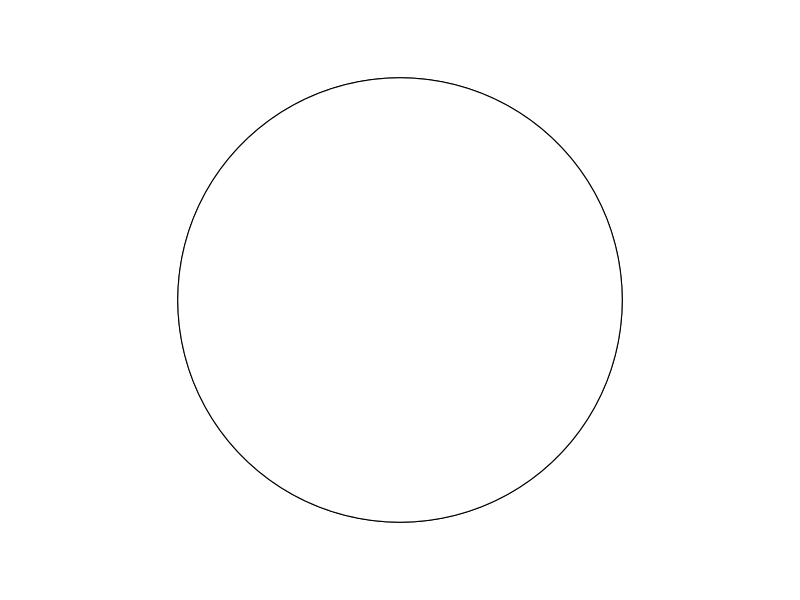
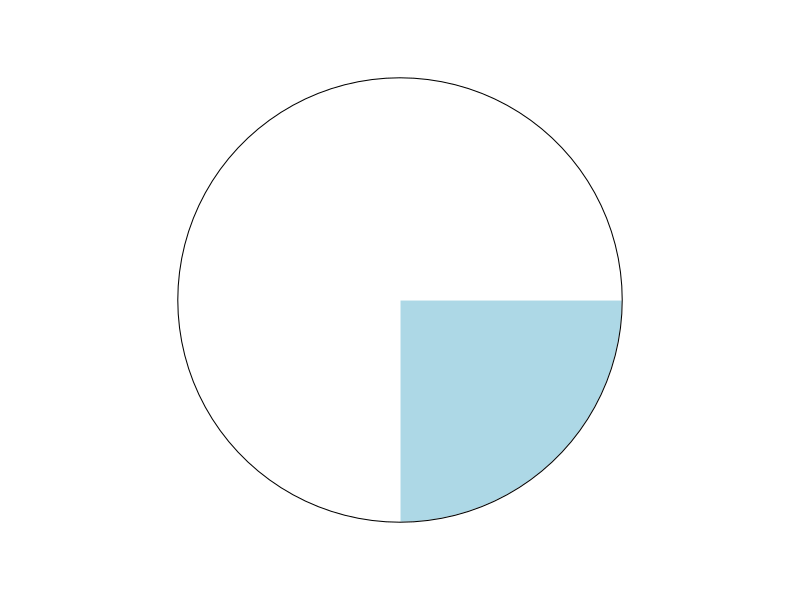
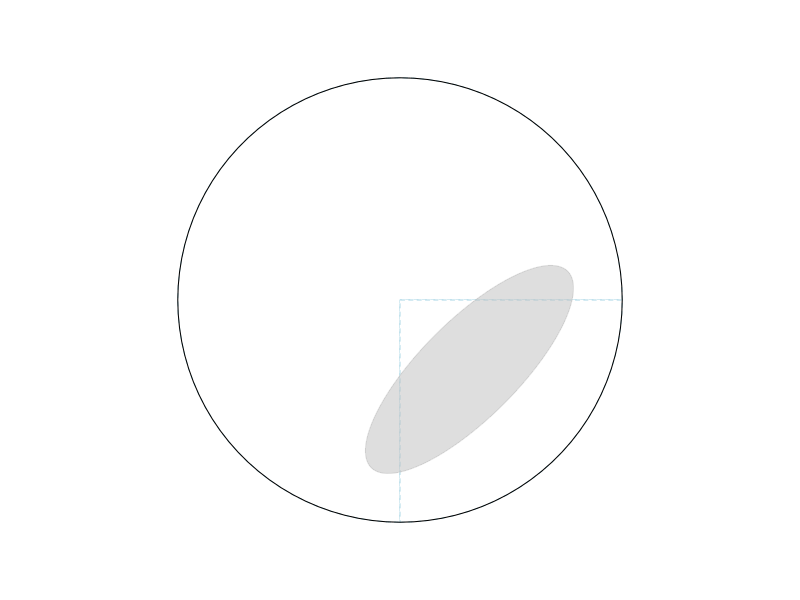
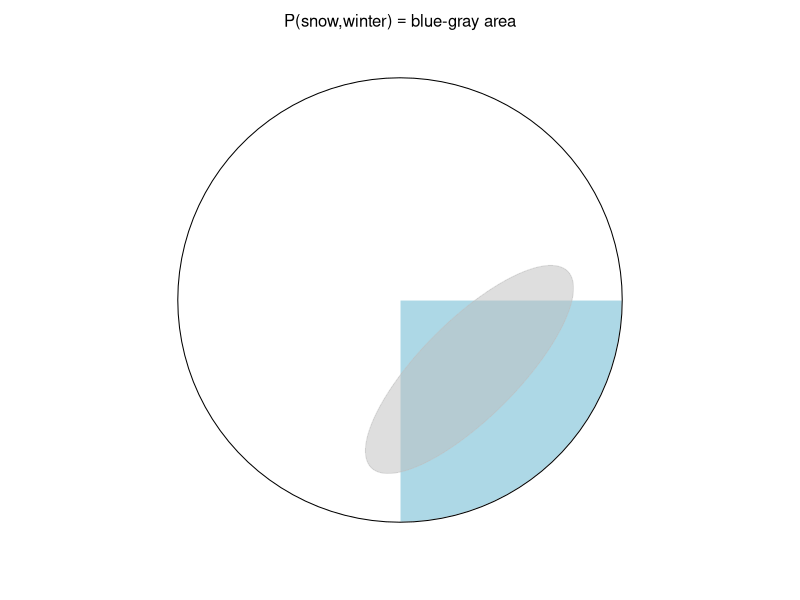
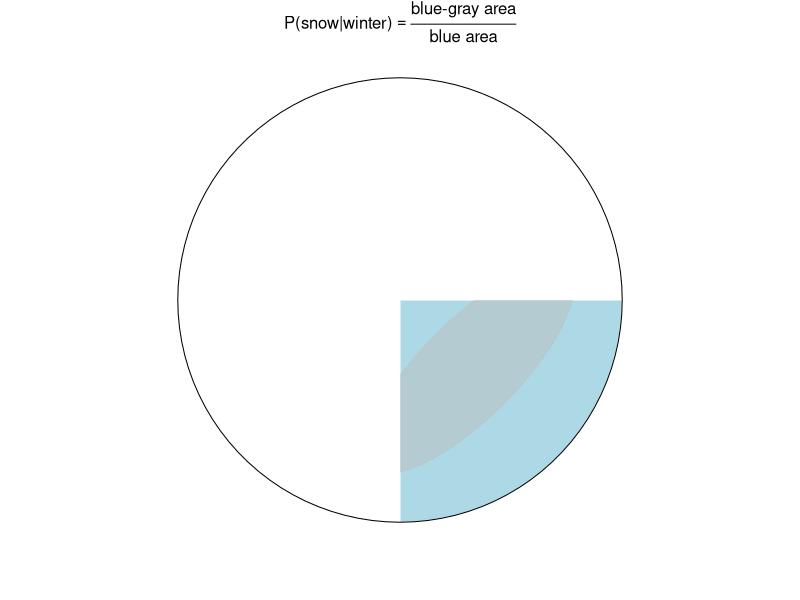
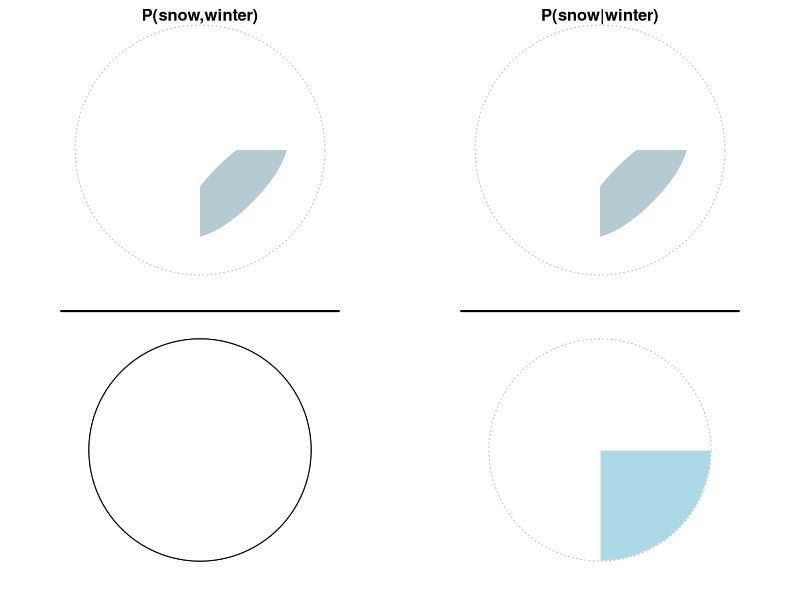
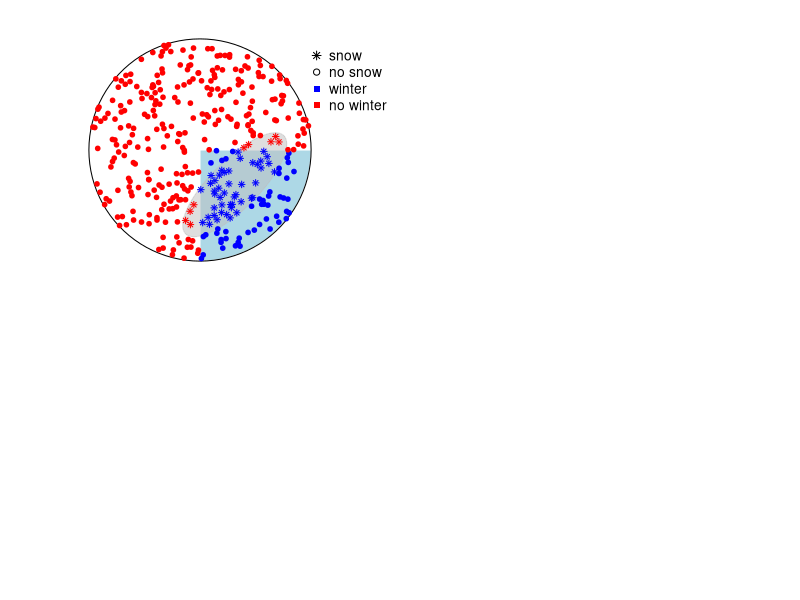
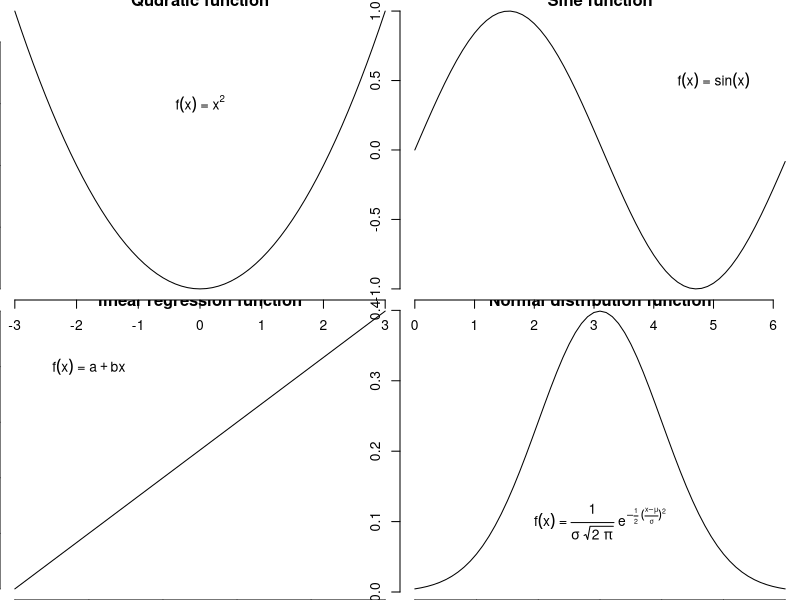

Write the R code that produced these figures, in order.
## ---- chunk 1
knitr::opts_chunk$set(echo = TRUE, dpi = 300, fig.align = 'center')
## ---- chunk 2
library(plotrix)
library(magrittr)
par(mar = c(0,0,0,0))
pie(c(3,1), labels = "")
draw.circle(0,0,.8, col ="white")
## ---- chunk 3
draw_pie = function() {
  par(mar = c(0,0,0,0))
  pie(c(3,1), labels = "", border = "white")
  draw.circle(0,0,.8)
}
draw_pie()
## ---- chunk 4
e.rot = 45
h.e = .25
k.e = -.25
a.e = .5
b.e = .175
draw_ellipse = function() {
  draw.ellipse(h.e,k.e,a.e,b.e , angle = e.rot,
               col = adjustcolor("grey",alpha = .5),
               border = adjustcolor("grey",alpha = .5)) 
}
par(mar = c(0,0,0,0))
pie(c(3,1), labels = "", border = "lightblue", col = "white", lty = 2)
draw.circle(0,0,.8, col =adjustcolor("white",alpha = 0))
draw_ellipse()
## ---- chunk 5
draw_pie()
e.rot = 45
h.e = .25
k.e = -.25
a.e = .5
b.e = .175
draw_ellipse = function() {
  draw.ellipse(h.e,k.e,a.e,b.e , angle = e.rot,
               col = adjustcolor("grey",alpha = .5),
               border = adjustcolor("grey",alpha = .5)) 
}
draw_ellipse()
text(0,1,expression("P(snow,winter)" =="blue-gray area"))
## ---- chunk 6
par(mar = c(0,0,0,0))
pie(c(3,1), labels = "", border = "white")
draw.circle(0,0,.8)
text(0,1,expression("P(snow|winter)" == frac("blue-gray area", "blue area")))
draw_ellipse()
rect(0,0,.7,.2, col = "white", border = NA)
rect(0,0,-.2,-.7, col = "white", border = NA)
## ---- chunk 7
par(mar = c(0,0,0,0), mfrow = c(2,2))

pie(c(3,1), labels = "", ylim = c(0,-.5))
draw.circle(0,0,.9, col ="white", lty = 3, border = "grey")
draw.ellipse(h.e,k.e,a.e,b.e , col = "lightblue", angle = e.rot, border = "lightblue")
draw_ellipse()
rect(0,0,.7,.2, col = "white", border = NA)
rect(0,0,-.2,-.7, col = "white", border = NA)
title("P(snow,winter)",line = -1.25)

pie(c(3,1), labels = "", ylim = c(0,-.5))
draw.circle(0,0,.9, col ="white", lty = 3, border = "grey")
draw.ellipse(h.e,k.e,a.e,b.e , col = "lightblue", angle = e.rot, border = "lightblue")
draw_ellipse()
rect(0,0,.7,.2, col = "white", border = NA)
rect(0,0,-.2,-.7, col = "white", border = NA)
title("P(snow|winter)",line = -1.25)

pie(c(3,1), labels = "")
draw.circle(0,0,.8, col ="white")
lines(c(-1,1),c(1,1), lwd = 2)

pie(c(3,1), labels = "", border = "white")
draw.circle(0,0,.8, lty = 3, border = "grey")
lines(c(-1,1),c(1,1), lwd = 2)
## ---- chunk 8
shift_rotate = function(xy,shift_x, shift_y, angle) {
  theta = 2*pi/(1/(angle/360))
  trans.mat = transf = matrix(c(cos(theta),-sin(theta),sin(theta),cos(theta)),nrow = 2)
  
  x.e = xy[1] - shift_x
  y.e = xy[2] - shift_y
  
  xy_transf = trans.mat %*% matrix(c(x.e,y.e))
  
  return(xy.r = c(
    x.r = shift_x + xy_transf[1],
    y.r = shift_y + xy_transf[2]  
  ))
}

in_ellipse = function(xy,h,k,a,b, e.rot) {
  xy.r = shift_rotate(xy,h,k,e.rot)
  (xy.r[1]-h)^2/a^2 + (xy.r[2]-k)^2/b^2 <= 1
}

rpoint_in_circle = function() {
  r = 0.8 * sqrt(runif(1))
  theta = runif(1) * 2 * pi
  return(c(0 + r * cos(theta),
           0 + r * sin(theta)))
}

## ---- chunk 9
set.seed(123)

# draw the background
draw_pie()
draw_ellipse()

N = 365
is.winter = vector(length = N) # vector to count winter days
is.snow = vector(length = N) # vector to count snow days

for (k in 1:N) {
  # generate random point with custom function
  xy = rpoint_in_circle()
  
  # check if it is a snow day, i.e. in ellipse, with custom function
  is.snow[k] = in_ellipse(xy,h.e,k.e,a.e,b.e,e.rot)
  # check if it is a winter day
  is.winter[k] = xy[1] > 0 & xy[2] < 0
  
  # plot points
  points(xy[1],xy[2],
         pch = ifelse(is.snow[k] == T,8,21), cex = .75,
         bg = ifelse(is.winter[k] == T,"blue","red"),
         col = ifelse(is.winter[k] == T,"blue","red"))
}
legend(.75,.8,
       pch = c(8,21,15,15), bty = "n",
       col = c("black","black","blue","red"),
       legend = c("snow","no snow", "winter", "no winter"))
## ---- chunk 10
N_winter = sum(is.winter)
P_winter = N_winter/N
P_winter %>% round(2)
## ---- chunk 11
N_snow = sum(is.snow)
P_snow = N_snow/N
P_snow %>% round(2)
## ---- chunk 12
# logical indexing:
# is.snow[is.winter] returns only those entries of the 
# vector is.snow that are at positions where the 
# value for is.winter is TRUE
N_winter_and_snow = sum(is.snow[is.winter]) 
P_winter_and_snow = N_winter_and_snow/N
P_winter_and_snow %>% round(2)
## ---- chunk 13
P_snow_given_winter = N_winter_and_snow/N_winter
P_snow_given_winter %>% round(2)
## ---- chunk 14
P_snow_given_winter = P_winter_and_snow/P_winter
## ---- chunk 15
par(mfrow = c(2,2))
plot(seq(-3,3,.1), 
     seq(-3,3,.1)^2,
     type = "l", 
     xlab = "x",
     ylab = "f(x) = f(x)",
     bty = "n", main = "Qudratic function")
text(0,6,expression(f(x)~"="~x^2))
plot(seq(0,pi*2,.1), 
     sin(seq(0,pi*2,.1)),
     type = "l", 
     xlab = "x",
     ylab = "y = f(x)",
     bty = "n", main = "Sine function")
text(5,.5,expression(f(x)~"="~sin(x)))
plot(seq(0,10,.1), 
     3 + 0.5 * seq(0,10,.1),
     type = "l", 
     xlab = "x",
     ylab = "y = f(x)",
     bty = "n", main = "linear regression function")
text(2,7,expression(f(x)~"="~a+b*x))
plot(seq(-3,3,.1), 
     dnorm(seq(-3,3,.1)),
     type = "l", 
     xlab = "x",
     ylab = "y = f(x)",
     main = "Normal distribution function",
     bty = "n")
text(0,.1, expression(f(x)~"="~frac(1,sigma~sqrt(2~pi))~e^{-frac(1,2)~(frac(x-mu,sigma))^2}))
## ---- chunk 16
par(mar=c(3,2,0,1))
plot(0, type = "n", xlim = c(0,1), 
     yaxt = "n", ylab = "", 
     xlab = "p",
     bty = "n")
## ---- chunk 17
par(mar=c(3,2,0,1))
plot(0,type = "n",
     ylim = c(0,1.01),
     xlim = c(0,1),
     ylab = "", xlab = "p",
     bty = "n")
arrows(1,0,1,1, col = "blue", length = .1)
lines(c(0,1),c(0,0), col = "blue")
## ---- chunk 18
par(mar=c(3,2,0,1))
curve(dbeta(x,1,1),
      ylab = "density", 
      xlab = "p", 
      bty = "n",
      col = "blue")
## ---- chunk 19
par(mar=c(3,2,0,1))
filled.beta = function(a = 1, b = 1, col = "blue", border = NA, ylim = NULL, add = F) {
  x = seq(0,1,.01)
  y = dbeta(x,a,b)
  x.poly <- c(x, tail(x,1), head(x,1))
  y.poly <- c(y, 0, 0)
  if (is.null(ylim)) ylim = c(0,max(y))
  if (add == FALSE)
    plot(0,type = "n", ylim = ylim, xlab = "p", ylab = "density", xlim = c(0,1), bty = "n")
  polygon(x.poly, y.poly, col=col, border=border)
}
par(mfrow = c(1,2))
filled.beta(1.3,1.1, col = adjustcolor("blue", alpha = .5), ylim = c(0,2))
curve(dbeta(x,1.3*2,1.1*1.5), col = adjustcolor("blue", alpha = .5), add = T)
filled.beta(1.3*2,1.1*1.5, col = adjustcolor("blue", alpha = .5), ylim = c(0,2))
curve(dbeta(x,1.3,1.1), col = adjustcolor("blue", alpha = .5), add = T)
## ---- chunk 20
p = seq(0,1,length.out = 100)
prior = dbeta(p,2,1.5)
prior = prior/sum(prior)
plot(p,
     prior,
     ylab = "density",
     main = "Prior",
     type = 'l',
     xlab = "p",
     bty = "n",
     col = "blue")
## ---- chunk 21
trials = 4
successes = 3
likelihood = dbinom(successes,size = trials, prob = p)
likelihood = likelihood/sum(likelihood)
plot(p,
     likelihood,
     ylab = "density",
     main = "Likelihood",
     type = 'l',
     xlab = "p",
     bty = "n",
     col = "red")
## ---- chunk 22
prior_x_likelihood = prior * likelihood
## ---- chunk 23
plot(p,
     prior_x_likelihood,
     type = 'l',
     xlab = "p",
     ylab = "density",
     bty = "n",
     col = "violet",
     lty = 3,
     main = "prior * likelihood",
     lwd = 2)
## ---- chunk 24
s = sum(prior_x_likelihood)
posterior = prior_x_likelihood/s
c(1/s, sum(posterior))
## ---- chunk 25
par(mar = c(5.1,4.1,1,2.1))
plot(p,prior_x_likelihood,'l',
     ylim = c(0,0.025),ylab = "density",
     col = "violet", lty = 3, lwd = 2)
m = c(10,25,50)
for (k in 1:length(m)) {
  lines(p,prior_x_likelihood*m[k])
  text(p[which.max(prior_x_likelihood)],
       max(prior_x_likelihood*m[k]),
       paste0("* ",m[k]), pos = 3)
}
lines(p,prior_x_likelihood*1/s,
      col = "violet", lwd = 2)
text(p[which.max(prior_x_likelihood)],
     max(posterior),
     paste0("* ",1/s), pos = 3)
## ---- chunk 26
par(mar = c(5.1,4.1,1,2.1))
plot(p,
     posterior,
     type = 'l',
     xlab = "p",
     ylab = "density",
     col = "violet",
     lwd = 2)
lines(p,prior * likelihood,col = "violet", lty = 3)
lines(p,prior,col = "blue")
lines(p,likelihood,col = "red")
legend("topleft",
       col = c("blue","red","violet"),
       lty = 1,
       legend = c("Prior","Likelihood","Posterior"), 
       bty = "n")
## ---- chunk 27
trials = 20
successes = 15
likelihood = dbinom(successes,size = trials, prob = p)
likelihood = likelihood/sum(likelihood)
posterior = prior * likelihood
posterior = posterior/sum(posterior)
par(mar = c(5.1,4.1,1,2.1))
plot(p,
     posterior,
     ylab = "density",
     type = 'l',
     xlab = "p",
     col = "violet",
     lwd = 2)
lines(p,prior,col = "blue")
lines(p,likelihood,col = "red")
legend("topleft",
       col = c("blue","red","violet"),
       lty = 1,
       legend = c("Prior","Likelihood","Posterior"), 
       bty = "n")
## ---- chunk 28
p_grid = seq(0,1,by = .05)
prior = dbeta(p_grid,2,1)
plot(p_grid, prior, type = "h", col = "blue",
     ylab = "density", main = "Prior")
## ---- chunk 29
likelihood = dbinom(10,13,p_grid)
plot(p_grid, likelihood, type = "h", col = "red",
     ylab = "density", main = "Likelihood")
## ---- chunk 30
posterior = prior * likelihood
plot(p_grid, posterior, type = "h", col = "violet", 
     ylab = "density", main = "Posterior")
## ---- chunk 31
par(mar = c(5.1,4.1,1,2.1))
ylim = c(0,max(c(likelihood,posterior,prior)))
plot(p_grid, prior, type = "h",col = "blue", 
     ylab = "density", ylim = ylim)
lines(p_grid+.005, likelihood, type = "h", col = "red")
lines(p_grid-.005, posterior, type = "h", col = "violet")
legend("topleft",col = c("blue","red","violet"),
       lty = 1, legend = c("Prior","Likelihood","Posterior"), 
       bty = "n")
## ---- chunk 32
n_prior = prior/sum(prior)
n_likelihood = likelihood/sum(likelihood)
n_posterior = posterior/sum(posterior)
n_ylim = c(0,max(c(n_likelihood,n_posterior,n_prior)))
par(mar = c(5.1,4.1,1,2.1))
plot(p_grid, n_prior, type = "h", col = "blue", 
     ylab = "normalized density", ylim = n_ylim)
lines(p_grid+.005, n_likelihood, type = "h", col = "red")
lines(p_grid-.005, n_posterior, type = "h", col = "violet")
legend("topleft",col = c("blue","red","violet"),
       lty = 1, legend = c("Prior","Likelihood","Posterior"), 
       bty = "n")
## ---- chunk 33
par(mar = c(5.1,4.1,1,2.1))
plot(p_grid, n_prior, col = "blue", type = "l", 
     ylab = "normalized density", ylim = n_ylim)
lines(p_grid, n_likelihood, col = "red")
lines(p_grid, n_posterior, col = "violet")
legend("topleft",col = c("blue","red","violet"),
       lty = 1, legend = c("Prior","Likelihood","Posterior"), 
       bty = "n")
## ---- chunk 34
fp_grid = seq(0,1,by = .001)
f_prior = dbeta(fp_grid,2,1)
f_likelihood = dbinom(10,13,fp_grid)
f_posterior = f_prior * f_likelihood

f_prior = f_prior/sum(f_prior)
f_posterior = f_posterior/sum(f_posterior)
f_likelihood = f_likelihood/sum(f_likelihood)
f_ylim = c(0,max(c(f_likelihood,f_posterior,f_prior)))

par(mar = c(5.1,4.1,1,2.1))
plot(fp_grid, f_prior, type = "l", col = "blue",
     ylab = "normalized density", ylim = f_ylim)
lines(fp_grid, f_likelihood, col = "red")
lines(fp_grid, f_posterior, col = "violet")
legend("topleft",col = c("blue","red","violet"),
       lty = 1, legend = c("Prior","Likelihood","Posterior"), 
       bty = "n")
